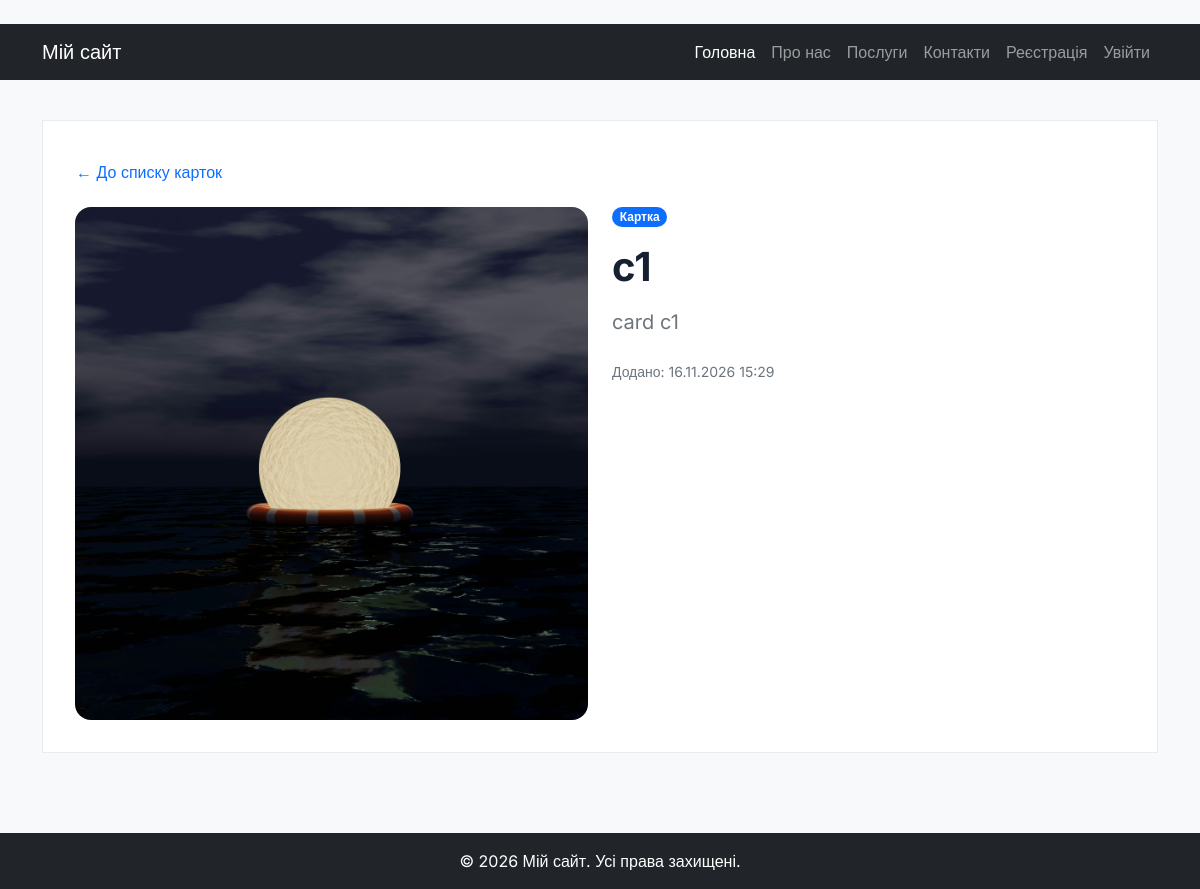
Page /card/15 on the committed database.
### main/models.py (models this page shows)
class Card(models.Model):
    title = models.CharField(max_length=200)
    description = models.CharField(max_length=200)
    image = models.ImageField(upload_to='cards/')
    created_at = models.DateTimeField()
    tags = models.ManyToManyField(Tag, blank=True)

### main/services/card_service.py (the view)
# urls.py: path('card/<int:id>', views.get_card, name='card'),
def get_card(request, id):
    card = Card.objects.filter(pk=id).first()
    if card is None:
        return HttpResponse("Not Found")
    return render(request, "main/card.html", {
        "card": card,
        "title": card.title,
    })

### main/templates/main/card.html (shortened to what this page needs)
﻿{% extends 'main/layout.html' %}
{% load static %}
{% block content %}
<section class="content-panel card-detail">
    <a href="/" class="btn btn-link px-0 text-decoration-none mb-3">← До списку карток</a>
    <div class="row g-4 align-items-start">
        {% if card.image %}
        <div class="col-lg-6">
            {% if card.image.url %}
            <img class="card-detail-image" src="{{ card.image.url }}" alt="{{ card.title }}">
            {% else %}
            <img class="card-detail-image" src="{% static 'main/images/' %}{{ card.image }}" alt="{{ card.title }}">
            {% endif %}
        </div>
        {% endif %}
        <div class="col">
            <span class="badge rounded-pill text-bg-primary mb-3">Картка</span>
            <h1 class="fw-bold mb-3">{{ card.title|default:title }}</h1>
            {% if card.description %}<p class="fs-5 text-secondary">{{ card.description }}</p>{% endif %}
            {% if card.created_at %}<p class="small text-secondary mt-4">Додано: {{ card.created_at|date:"d.m.Y H:i" }}</p>{% endif %}
        </div>
    </div>
</section>
{% endblock %}

### main/static/main/css/style.css (style rules this page uses)
﻿ html, body { min-height: 100%; }
body { display: flex; flex-direction: column; min-height: 100vh; color: #172033; font-family: 'Inter', sans-serif; }
.auth-card, .about-panel, .contact-panel, .content-panel, .service-card { border: 1px solid #e8ebf1; background: #fff; }
.auth-card, .about-panel, .contact-panel, .content-panel, .service-card { padding: clamp(1.25rem, 3vw, 2rem); }
.card-detail { margin: 1rem auto 2rem; }
.card-detail-image { display: block; width: 100%; max-height: 520px; border-radius: 1rem; background: #f1f3f8; object-fit: cover; }

### rows in the picture
Card: image (picture), title "c1", description "card c1", created_at "16.11.2026 15:29"
